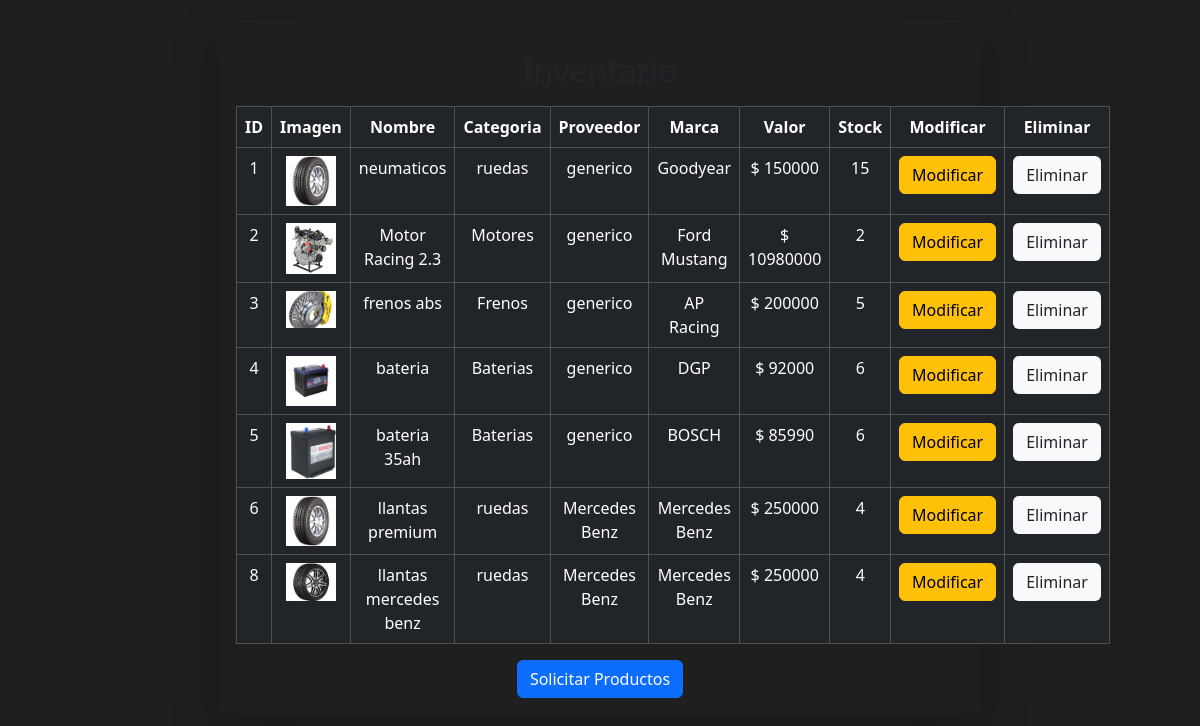
The app's page /inventario, older data.
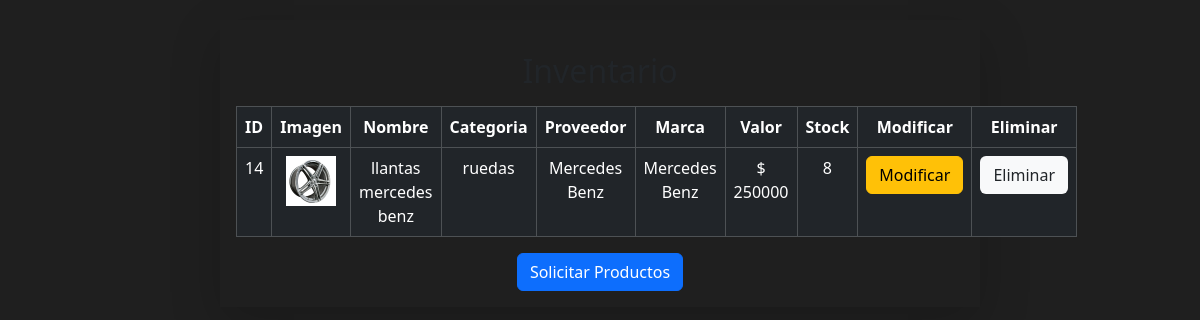
The same page, newer data.
### tallerApp/models.py (models this page shows, shortened)
class Producto(models.Model):
    id_producto = models.AutoField(primary_key=True)
    nom_producto = models.CharField(max_length=200,blank=False,null=False)
    categoria = models.ForeignKey('Categoria', on_delete=models.CASCADE, db_column='idCategoria')
    marca = models.CharField(max_length=100,null=False)
    valor = models.IntegerField()
    stock = models.IntegerField(null=False, blank=True)
    imagen = models.ImageField(upload_to='products/', blank=True, null=True)
    proveedor = models.CharField(max_length=100,blank=False,null=False)

class Categoria(models.Model):
    id_categoria = models.AutoField(db_column='idCategoria',primary_key=True)
    nombre_c = models.CharField(max_length=50,blank=False,null=False)
    def __str__(self):
        return str(self.nombre_c)

### tallerApp/views.py (the view)
# urls.py: path('inventario', views.inventario, name='inventario'),
def inventario(request):
    productos = Producto.objects.all()
    context= {
        "productos":productos,
    }
    return render(request, "pages/inventario.html", context)

### tallerApp/templates/pages/inventario.html (shortened to what this page needs)
<!DOCTYPE html>
<html lang="en">
<head>
    {% load static %}
    <link rel="stylesheet" href="{% static 'css/page.css' %}">
    <link rel="stylesheet" href="{% static 'css/bootstrap.min.css' %}">
</head>
<body>
    <main>
        <div class="container">
            <div class="row">
                <div class="col-md-8 shadow-lg mx-auto text-center p-3">
                    <h2 class="my-3">Inventario</h2>
                    <table class="table table-dark table-hover table-bordered">
                        <thead>
                            <th>ID</th>
                            <th>Imagen</th>
                            <th>Nombre</th>
                            <th>Categoria</th>
                            <th>Proveedor</th>
                            <th>Marca</th>
                            <th>Valor</th>
                            <th>Stock</th>
                            <th>Modificar</th>
                            <th>Eliminar</th>
                        </thead>
                        <tbody>
                            {% if productos %}
                            {% for tmp in productos %}
                            <tr>
                                <td>{{tmp.id_producto}}</td>
                                <td><img src="{{tmp.imagen.url}}" alt="Imagen" style="width: 50px"></td>
                                <td>{{tmp.nom_producto}}</td>
                                <td>{{tmp.categoria}}</td>
                                <td>{{tmp.proveedor}}</td>
                                <td>{{tmp.marca}}</td>
                                <td>$ {{tmp.valor}}</td>
                                <td>{{tmp.stock}}</td>
                                <td><a href="{% url 'prod_findEdit' pk=tmp.id_producto %}"><button class="btn btn-warning">Modificar</button></a></td>
                                <td><a href="{% url 'prod_del' pk=tmp.id_producto %}"><button class="btn btn-class danger bg-light">Eliminar</button></a></td>
                            </tr>
                            {% endfor %}
                            {% endif %}
                        </tbody>
                    </table>
                    <div>
                        <a href="{% url 'prod_add' %}"><button class="btn btn-primary">Solicitar Productos</button></a>
                    </div>
                </div>
            </div>
        </div>
    </main>
</body>
</html>

Row changes from the older to the newer data that the page shows:
removed Producto: id_producto "1", imagen (picture), nom_producto "neumaticos", categoria "ruedas", proveedor "generico", marca "Goodyear", valor "150000", stock "15"
removed Producto: id_producto "2", imagen (picture), nom_producto "Motor Racing 2.3", categoria "Motores", proveedor "generico", marca "Ford Mustang", valor "10980000", stock "2"
removed Producto: id_producto "3", imagen (picture), nom_producto "frenos abs", categoria "Frenos", proveedor "generico", marca "AP Racing", valor "200000", stock "5"
removed Producto: id_producto "4", imagen (picture), nom_producto "bateria", categoria "Baterias", proveedor "generico", marca "DGP", valor "92000", stock "6"
removed Producto: id_producto "5", imagen (picture), nom_producto "bateria 35ah", categoria "Baterias", proveedor "generico", marca "BOSCH", valor "85990", stock "6"
removed Producto: id_producto "6", imagen (picture), nom_producto "llantas premium", categoria "ruedas", proveedor "Mercedes Benz", marca "Mercedes Benz", valor "250000", stock "4"
removed Producto: id_producto "8", imagen (picture), nom_producto "llantas mercedes benz", categoria "ruedas", proveedor "Mercedes Benz", marca "Mercedes Benz", valor "250000", stock "4"
added Producto: id_producto "14", imagen (picture), nom_producto "llantas mercedes benz", categoria "ruedas", proveedor "Mercedes Benz", marca "Mercedes Benz", valor "250000", stock "8"
